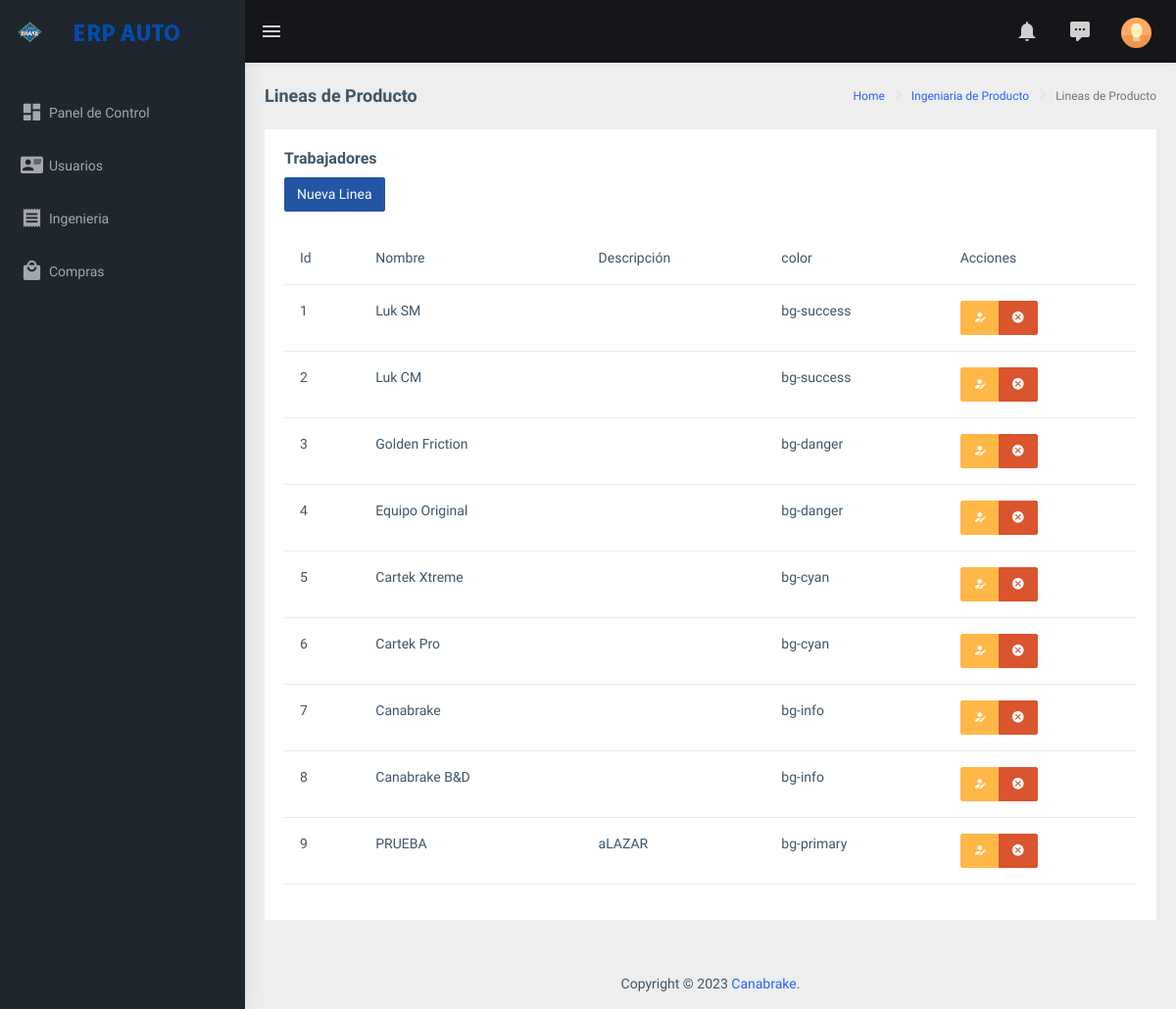
/ing_lineas (signed in), run on an earlier commit of the app's database.
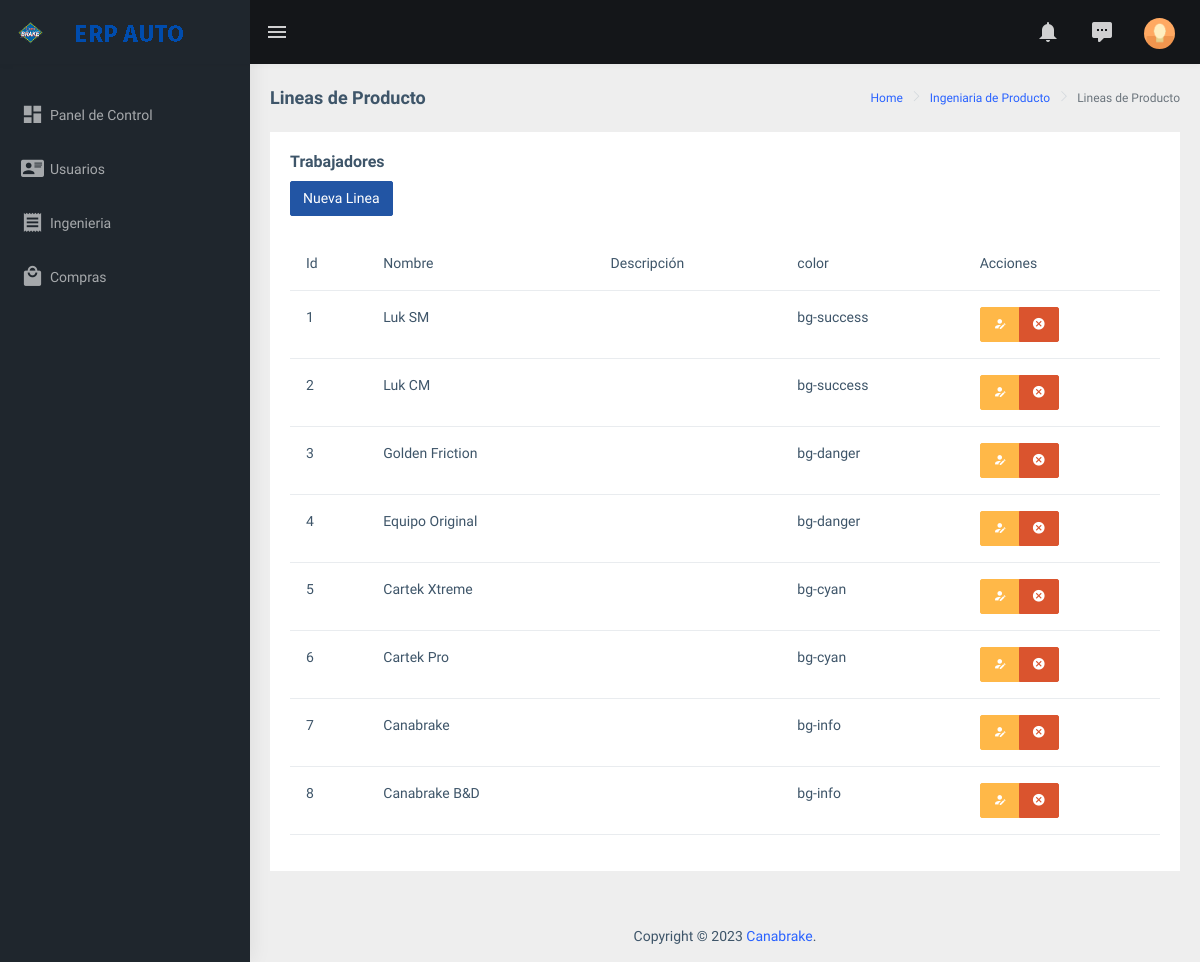
And on a later commit of the database.
### tables this page shows
CREATE TABLE `lineasproductos` (
  `id` int(11) NOT NULL,
  `nombre` varchar(70) NOT NULL,
  `descripcion` text DEFAULT NULL,
  `foto` varchar(200) DEFAULT NULL,
  `color` varchar(20) DEFAULT NULL
);

### controllers/plantilla.controller.php (called while the page is built)
<?php
class ControladorPlantilla{
    static public function ctrPlantilla(){
        include "views/plantilla.php";
    }
}
?>

### index.php (called while the page is built, shortened)
<?php
require_once "controllers/plantilla.controller.php";
require_once "controllers/usuarios.controller.php";
require_once "controllers/ingenieria.controller.php";
require_once "models/ingenieria.models.php";
$plantilla = new ControladorPlantilla();
$plantilla -> ctrPlantilla();

### controllers/ingenieria.controller.php (called while the page is built, shortened)
<?php
class ControladorIngenieria{
    static public function ctrMostrarLineaProductos($columna,$valor){
        $tabla = "lineasproductos";
        $respuesta = ModeloIngenieria::mdlMostrarLineaProductos($tabla, $columna, $valor);
        return $respuesta;
    }
}

### models/conexion.php (called while the page is built)
<?php
class Conexion
	{
		static public function conectar(){
			$con = new PDO("mysql:host=127.0.0.1;dbname=erp_auto",
			            "root",
			            "");
			$con->exec("set names utf8");
			return $con;
		}
	}

### models/ingenieria.models.php (called while the page is built, shortened)
<?php
include_once 'conexion.php';
class ModeloIngenieria{
    static public function mdlMostrarLineaProductos($tabla, $columna, $valor){
        if($columna != null){
            $stmt = Conexion::conectar()->prepare("SELECT * FROM $tabla  WHERE $columna = :$columna");
            $stmt -> bindParam(":".$columna,$valor, PDO::PARAM_STR);
            $stmt -> execute();
            return $stmt -> fetch();
        }else{
            $stmt = Conexion::conectar()->prepare("SELECT * FROM $tabla");
            $stmt -> execute();
            return $stmt -> fetchAll();
        }
    }
}

### views/modulos/ing_lineas.php (the view, shortened to what this page needs)
<div class="page-breadcrumb">
        <div class="row">
            <div class="col-12 d-flex no-block align-items-center">
                <h4 class="page-title">Lineas de Producto</h4>
                <div class="ms-auto text-end">
                    <nav aria-label="breadcrumb">
                        <ol class="breadcrumb">
                        <li class="breadcrumb-item"><a href="arb_inicio">Home</a></li>
                        <li class="breadcrumb-item"><a href="ing_inicio">Ingeniaria de Producto</a></li>
                        <li class="breadcrumb-item active" aria-current="page">
                            Lineas de Producto
                        </li>
                        </ol>
                    </nav>
                </div>
            </div>
        </div>
    </div>
<div class="container-fluid">
    <dic class="row">
        <div class="col-md-12">
            <div class="card">
                <div class="card-body">
                    <h5 class="card-title">
                        Trabajadores
                    </h5>
                    <button class="btn btn-info" id="btnAgregarNuevaLinea">Nueva Linea</button>
                    <br>
                    <br>
                    <div class="table-responsive">
                        <table class="tablas table" style="width:100%">
                            <thead>
                                <tr>
                                    <th>Id</th>
                                    <th>Nombre</th>
                                    <th>Descripción</th>
                                    <th>color</th>
                                    <th>Acciones</th>
                                </tr>
                            </thead>
                            <tbody>
                                <?php
                                $columna = null;
                                $valor =  null;
                                $Lineas = ControladorIngenieria::ctrMostrarLineaProductos($columna,$valor);
                                foreach($Lineas as $key =>$value){
                                    echo '
                                    <tr>
                                        <td>'.$value["id"].'</td>
                                        <td>'.$value["nombre"].'</td>
                                        <td>'.$value["descripcion"].'</td>
                                        <td>'.$value["color"].'</td>
                                        <td>
                                            <div class="btn-group">
                                                <button type="button" data-bs-toggle="modal" data-bs-target="#modalEditarLinea" class="btn btn-warning btnEditarLinea" idLinea="'.$value["id"].'"><i class="mdi mdi-account-edit" ></i></button>
                                                <button type="button" class="btn btn-danger btnEliminarLinea" idLineaElimina="'.$value["id"].'" nombreLineaElimina="'.$value["nombre"].'" ><i class="mdi mdi-close-circle"></i></button>
                                            </div>
                                        </td>
                                    </tr>';
                                }
                                ?>
                            </tbody>
                        </table>
                    </div>
                </div>
            </div>
        </div>
    </dic>
</div>

What changed in the data, as far as the page shows it:
removed lineasproductos: id "9", nombre "PRUEBA", descripcion "aLAZAR", color "bg-primary"
